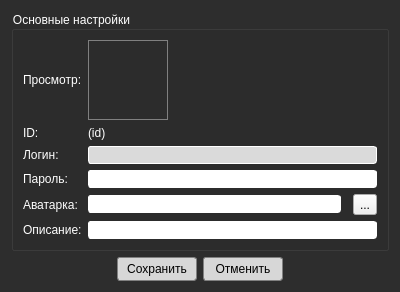
<?xml version="1.0" encoding="UTF-8"?>
<ui version="4.0">
 <class>Dlg_EditUserInUserDb</class>
 <widget class="QDialog" name="Dlg_EditUserInUserDb">
  <property name="geometry">
   <rect>
    <x>0</x>
    <y>0</y>
    <width>400</width>
    <height>285</height>
   </rect>
  </property>
  <property name="windowTitle">
   <string>Редактировать существующего пользователя</string>
  </property>
  <property name="windowOpacity">
   <double>0.959500000000000</double>
  </property>
  <property name="styleSheet">
   <string notr="true">QDialog { background-color: rgb(45, 45, 45); color: white; }

QGroupBox { font: 10pt &quot;Segoe UI Semibold&quot;; color: white; }

QCheckBox, QLabel { font: 9pt &quot;Segoe UI Semilight&quot;; color: white; }
QCheckBox:disabled { color: gray; }

/*  QScrollBar::vertical */

 QScrollBar:vertical
 {
     background-color: #2A2929;
     width: 15px;
     margin: 15px 3px 15px 3px;
     border: 1px transparent #2A2929;
 }


 QScrollBar::handle:vertical
 {
     background-color: rgb(45, 45, 45);         /* #605F5F; */
     min-height: 5px;
	 border: 2px solid white;
	 border-radius: 4px;
 }


 QScrollBar::sub-line:vertical
 {
     margin: 3px 0px 3px 0px;
     border-image: url(:/qss_icons/rc/up_arrow_disabled.png);
     height: 10px;
     width: 10px;
     subcontrol-position: top;
     subcontrol-origin: margin;
 }


 QScrollBar::add-line:vertical
 {
     margin: 3px 0px 3px 0px;
     border-image: url(:/qss_icons/rc/down_arrow_disabled.png);
     height: 10px;
     width: 10px;
     subcontrol-position: bottom;
     subcontrol-origin: margin;
 }


 QScrollBar::sub-line:vertical:hover,QScrollBar::sub-line:vertical:on
 {

     border-image: url(:/qss_icons/rc/up_arrow.png);
     height: 10px;
     width: 10px;
     subcontrol-position: top;
     subcontrol-origin: margin;
 }


 QScrollBar::add-line:vertical:hover, QScrollBar::add-line:vertical:on
 {
     border-image: url(:/qss_icons/rc/down_arrow.png);
     height: 10px;
     width: 10px;
     subcontrol-position: bottom;
     subcontrol-origin: margin;
 }


 QScrollBar::up-arrow:vertical, QScrollBar::down-arrow:vertical
 {
     background: none;
 }


 QScrollBar::add-page:vertical, QScrollBar::sub-page:vertical
 {
     background: none;
 }

/*  QScrollBar::horizontal */
QScrollBar:horizontal
 {
     height: 15px;
     margin: 3px 15px 3px 15px;
     border: 1px transparent #2A2929;
     background-color: #2A2929;    
 }

 QScrollBar::handle:horizontal
 {
     background-color: rgb(45, 45, 45);      
     min-width: 5px;
     border: 2px solid white;
     border-radius: 4px;
 }

 QScrollBar::add-line:horizontal
 {
     margin: 0px 3px 0px 3px;
     border-image: url(./images/right_arrow_disabled.png);       
     width: 10px;
     height: 10px;
     subcontrol-position: right;
     subcontrol-origin: margin;
 }

 QScrollBar::sub-line:horizontal
 {
     margin: 0px 3px 0px 3px;
     border-image: url(./images/left_arrow_disabled.png);        
     height: 10px;
     width: 10px;
     subcontrol-position: left;
     subcontrol-origin: margin;
 }

 QScrollBar::add-line:horizontal:hover,QScrollBar::add-line:horizontal:on
 {
     border-image: url(./images/right_arrow.png);               
     height: 10px;
     width: 10px;
     subcontrol-position: right;
     subcontrol-origin: margin;
 }

 QScrollBar::sub-line:horizontal:hover, QScrollBar::sub-line:horizontal:on
 {
     border-image: url(./images/left_arrow.png);               
     height: 10px;
     width: 10px;
     subcontrol-position: left;
     subcontrol-origin: margin;
 }

 QScrollBar::up-arrow:horizontal, QScrollBar::down-arrow:horizontal
 {
     background: none;
 }

 QScrollBar::add-page:horizontal, QScrollBar::sub-page:horizontal
 {
     background: none;
 }


QComboBox {
	color: black;
    border: 1px solid gray;
    border-radius: 3px;
    padding: 1px 18px 1px 3px;
    min-width: 6em;
	font: 8pt &quot;Segoe UI Semilight&quot;;
}


QComboBox:hover {
	border: 1px solid rgb(254, 254, 254);
	background-color: rgb(236, 236, 236);
}


QPushButton { 
	color: black;
    background-color: rgb(215, 215, 215);
	border: 1px solid gray;
	border-radius: 3px;  
	min-width: 6em;
	font: 8pt &quot;Segoe UI Semibold&quot;;
}


QPushButton:hover { 
	background-color: rgb(235, 235, 235);
}


QPushButton:pressed { 
	background-color: rgb(221, 221, 221);
}

QComboBox:disabled { color: gray; background-color: rgb(35, 35, 35); }


QComboBox::down-arrow {
    image: url(:/images/arrowDown_ico.png);
}


QComboBox::up-arrow { image: url(:/images/arrowUp_ico.png); }


QComboBox:editable {
    background: white;
}


QComboBox:!editable, QComboBox::drop-down:editable {
     background: qlineargradient(x1: 0, y1: 0, x2: 0, y2: 1,
                                 stop: 0 #E1E1E1, stop: 0.4 #DDDDDD,
                                 stop: 0.5 #D8D8D8, stop: 1.0 #D3D3D3);
}


/* QComboBox gets the &quot;on&quot; state when the popup is open */
QComboBox:!editable:on, QComboBox::drop-down:editable:on {
    background: qlineargradient(x1: 0, y1: 0, x2: 0, y2: 1,
                                stop: 0 #D3D3D3, stop: 0.4 #D8D8D8,
                                stop: 0.5 #DDDDDD, stop: 1.0 #E1E1E1);
}


QComboBox:on { /* shift the text when the popup opens */
    padding-top: 3px;
    padding-left: 4px;
}


QComboBox::drop-down {
    subcontrol-origin: padding;
    subcontrol-position: top right;
    width: 15px;

    border-left-width: 1px;
    border-left-color: darkgray;
    border-left-style: solid; /* just a single line */
    border-top-right-radius: 3px; /* same radius as the QComboBox */
    border-bottom-right-radius: 3px;
}


QLineEdit { 
	border-radius: 3px;
	border: 1px solid white;
 }

QLineEdit:hover { 
	border-color: rgb(42, 105, 23);
}</string>
  </property>
  <property name="sizeGripEnabled">
   <bool>false</bool>
  </property>
  <property name="modal">
   <bool>false</bool>
  </property>
  <layout class="QVBoxLayout" name="verticalLayout">
   <item>
    <widget class="QGroupBox" name="box_MainUserProps">
     <property name="sizePolicy">
      <sizepolicy hsizetype="Expanding" vsizetype="Maximum">
       <horstretch>0</horstretch>
       <verstretch>0</verstretch>
      </sizepolicy>
     </property>
     <property name="title">
      <string>Основные настройки</string>
     </property>
     <layout class="QGridLayout" name="gridLayout">
      <item row="2" column="0">
       <widget class="QLabel" name="lbl_EuLogin">
        <property name="text">
         <string>Логин:</string>
        </property>
       </widget>
      </item>
      <item row="5" column="0">
       <widget class="QLabel" name="lbl_EuAvatarHint">
        <property name="text">
         <string>Аватарка:</string>
        </property>
       </widget>
      </item>
      <item row="6" column="1" colspan="3">
       <widget class="QLineEdit" name="lnI_EuDesc"/>
      </item>
      <item row="1" column="0">
       <widget class="QLabel" name="lbl_EuIDHint">
        <property name="text">
         <string>ID:</string>
        </property>
       </widget>
      </item>
      <item row="0" column="0">
       <widget class="QLabel" name="lbl_EuAvatarPrevHint">
        <property name="text">
         <string>Просмотр:</string>
        </property>
       </widget>
      </item>
      <item row="5" column="3">
       <widget class="QToolButton" name="tlb_Browse">
        <property name="text">
         <string>...</string>
        </property>
        <property name="autoRaise">
         <bool>false</bool>
        </property>
        <property name="arrowType">
         <enum>Qt::NoArrow</enum>
        </property>
       </widget>
      </item>
      <item row="1" column="1" colspan="3">
       <widget class="QLabel" name="lbl_EuID">
        <property name="text">
         <string>(id)</string>
        </property>
       </widget>
      </item>
      <item row="2" column="1" colspan="3">
       <widget class="QLineEdit" name="lnI_EuLogin">
        <property name="enabled">
         <bool>true</bool>
        </property>
        <property name="toolTip">
         <string>Вы не можете редактировать логин существующего пользователя</string>
        </property>
        <property name="styleSheet">
         <string notr="true">background-color: rgb(218, 218, 218);</string>
        </property>
        <property name="readOnly">
         <bool>true</bool>
        </property>
       </widget>
      </item>
      <item row="0" column="1">
       <widget class="QLabel" name="gfv_EuAvatarPrev">
        <property name="sizePolicy">
         <sizepolicy hsizetype="Maximum" vsizetype="Maximum">
          <horstretch>0</horstretch>
          <verstretch>0</verstretch>
         </sizepolicy>
        </property>
        <property name="minimumSize">
         <size>
          <width>80</width>
          <height>80</height>
         </size>
        </property>
        <property name="maximumSize">
         <size>
          <width>80</width>
          <height>80</height>
         </size>
        </property>
        <property name="styleSheet">
         <string notr="true">border: 1px solid grey;</string>
        </property>
        <property name="text">
         <string/>
        </property>
        <property name="scaledContents">
         <bool>true</bool>
        </property>
       </widget>
      </item>
      <item row="5" column="1">
       <widget class="QLineEdit" name="lnI_EuAvatarAddr"/>
      </item>
      <item row="4" column="1" colspan="3">
       <widget class="QLineEdit" name="lnI_EuPassword">
        <property name="echoMode">
         <enum>QLineEdit::Password</enum>
        </property>
       </widget>
      </item>
      <item row="6" column="0">
       <widget class="QLabel" name="lbl_EuDescHint">
        <property name="text">
         <string>Описание:</string>
        </property>
       </widget>
      </item>
      <item row="4" column="0">
       <widget class="QLabel" name="lbl_EuPassword">
        <property name="text">
         <string>Пароль:</string>
        </property>
       </widget>
      </item>
     </layout>
    </widget>
   </item>
   <item>
    <layout class="QHBoxLayout" name="horizontalLayout_3">
     <item>
      <spacer name="horizontalSpacer">
       <property name="orientation">
        <enum>Qt::Horizontal</enum>
       </property>
       <property name="sizeType">
        <enum>QSizePolicy::Expanding</enum>
       </property>
       <property name="sizeHint" stdset="0">
        <size>
         <width>90</width>
         <height>20</height>
        </size>
       </property>
      </spacer>
     </item>
     <item>
      <widget class="QPushButton" name="btn_Accept">
       <property name="minimumSize">
        <size>
         <width>80</width>
         <height>24</height>
        </size>
       </property>
       <property name="text">
        <string>Сохранить</string>
       </property>
      </widget>
     </item>
     <item>
      <widget class="QPushButton" name="btn_Decline">
       <property name="minimumSize">
        <size>
         <width>80</width>
         <height>24</height>
        </size>
       </property>
       <property name="text">
        <string>Отменить</string>
       </property>
      </widget>
     </item>
     <item>
      <spacer name="horizontalSpacer_2">
       <property name="orientation">
        <enum>Qt::Horizontal</enum>
       </property>
       <property name="sizeType">
        <enum>QSizePolicy::Expanding</enum>
       </property>
       <property name="sizeHint" stdset="0">
        <size>
         <width>90</width>
         <height>20</height>
        </size>
       </property>
      </spacer>
     </item>
    </layout>
   </item>
  </layout>
 </widget>
 <tabstops>
  <tabstop>lnI_EuLogin</tabstop>
  <tabstop>lnI_EuPassword</tabstop>
  <tabstop>lnI_EuAvatarAddr</tabstop>
  <tabstop>tlb_Browse</tabstop>
  <tabstop>lnI_EuDesc</tabstop>
 </tabstops>
 <resources/>
 <connections>
  <connection>
   <sender>btn_Accept</sender>
   <signal>clicked()</signal>
   <receiver>Dlg_EditUserInUserDb</receiver>
   <slot>accept()</slot>
   <hints>
    <hint type="sourcelabel">
     <x>164</x>
     <y>427</y>
    </hint>
    <hint type="destinationlabel">
     <x>274</x>
     <y>-10</y>
    </hint>
   </hints>
  </connection>
  <connection>
   <sender>btn_Decline</sender>
   <signal>clicked()</signal>
   <receiver>Dlg_EditUserInUserDb</receiver>
   <slot>reject()</slot>
   <hints>
    <hint type="sourcelabel">
     <x>253</x>
     <y>423</y>
    </hint>
    <hint type="destinationlabel">
     <x>213</x>
     <y>-4</y>
    </hint>
   </hints>
  </connection>
 </connections>
</ui>
